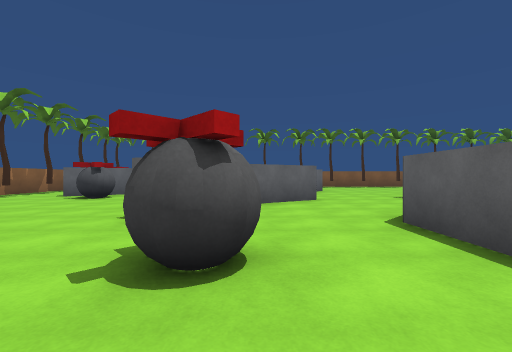
View 1 (above)

24 first-person views from a walk through a Unity game level. The camera is 1.3 m above the floor, looks level and sees 90° across. The floor is counted in squares, 2 m on a side. Each view is taken from the middle of a square. On the plan, view 1 faces up. The plan holds only what a view shows up to about 9 squares ahead; the rest is blank. The player character is not drawn.

View 2
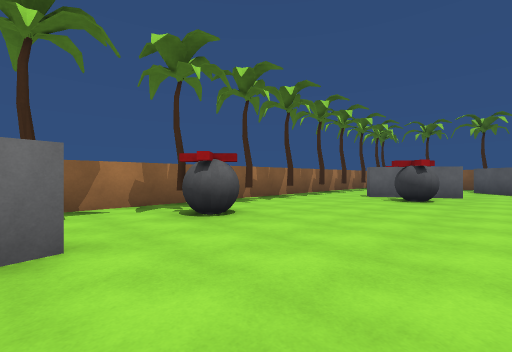

View 3
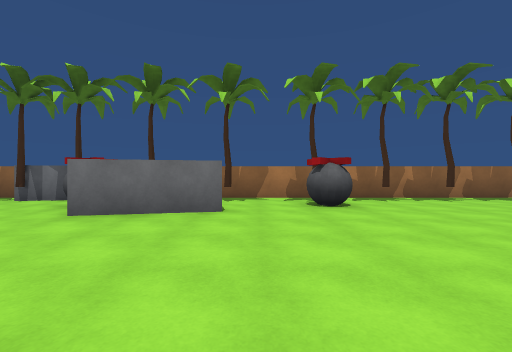

View 4
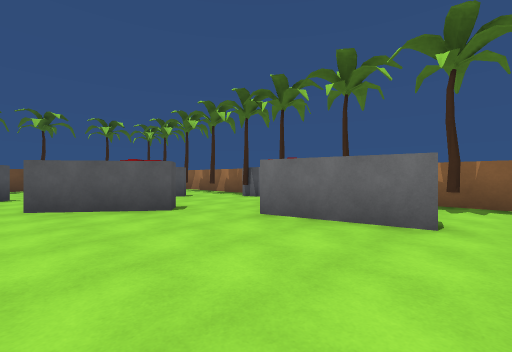

View 5
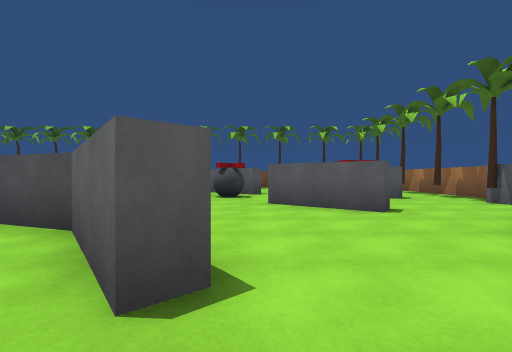

View 6
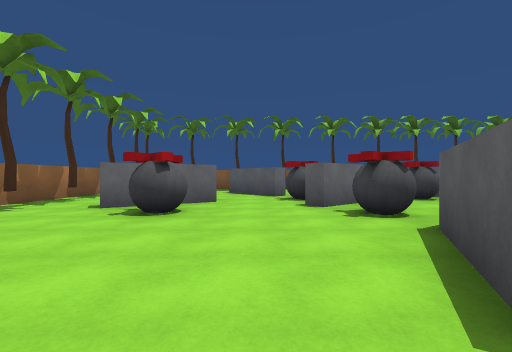

View 7
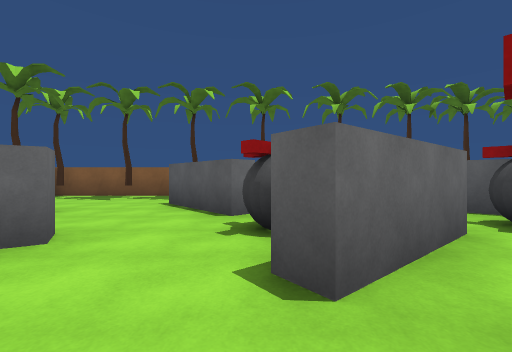

View 8
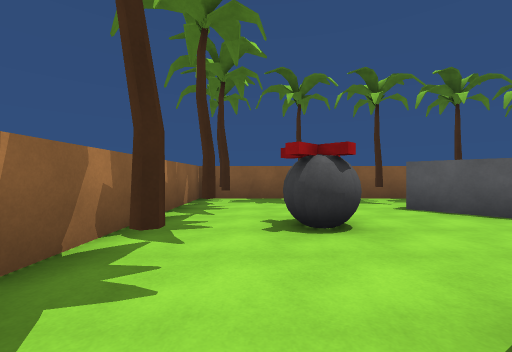

View 9
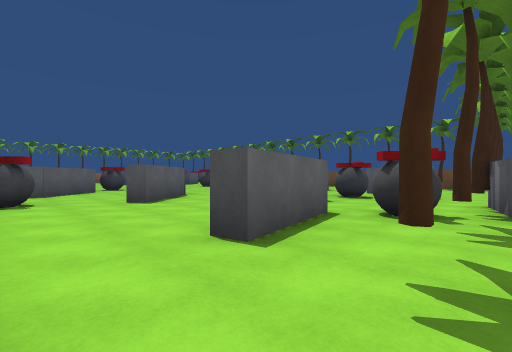

View 10
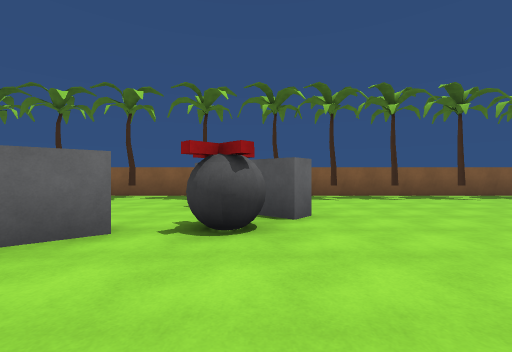

View 11
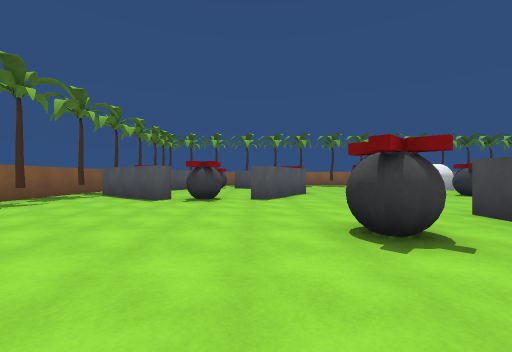

View 12
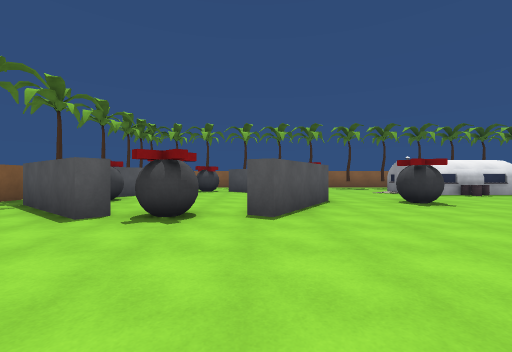

View 13
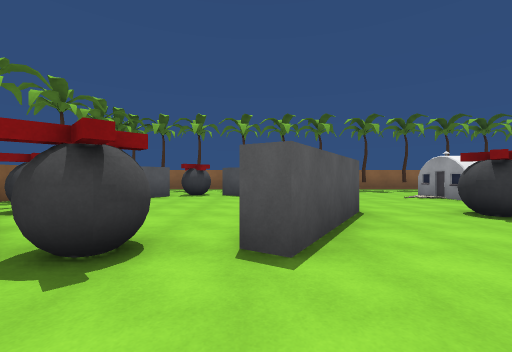

View 14
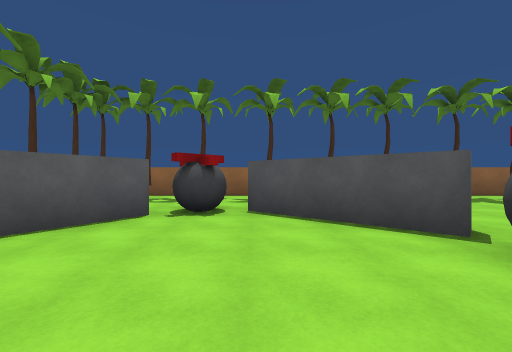

View 15
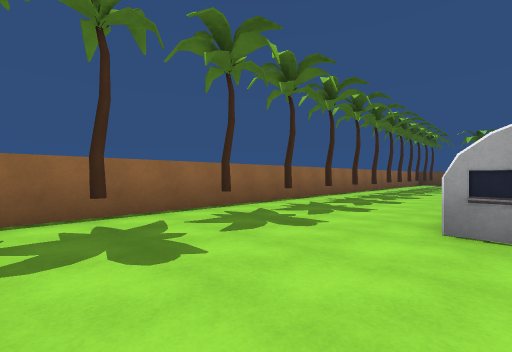

View 16
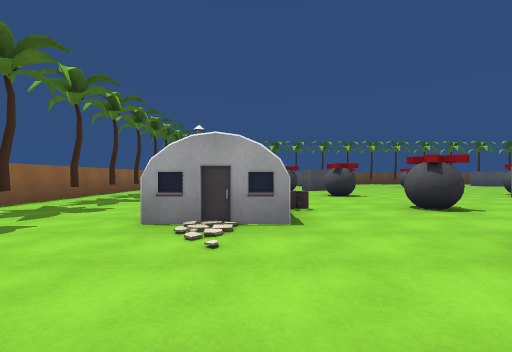

View 17
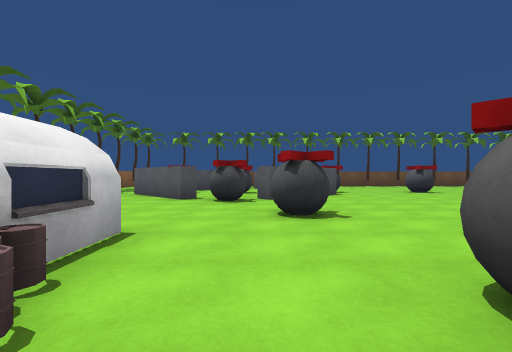

View 18
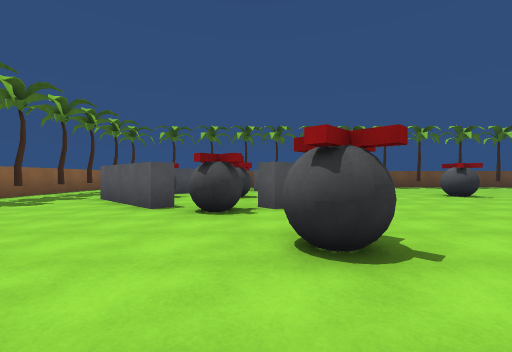

View 19
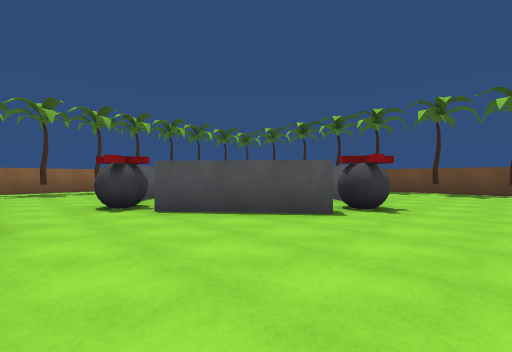

View 20
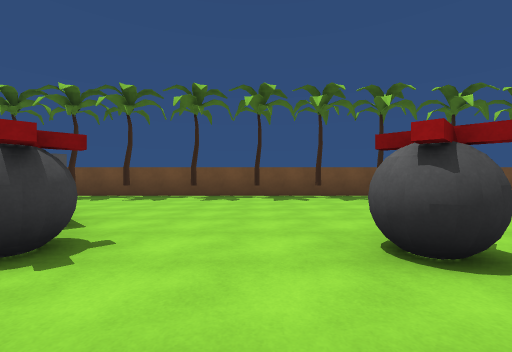

View 21
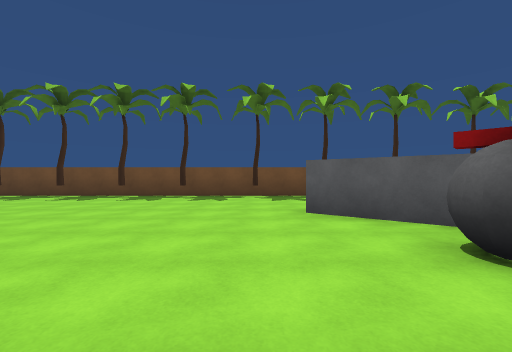

View 22
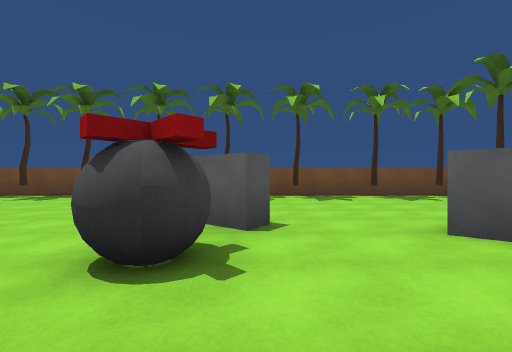

View 23
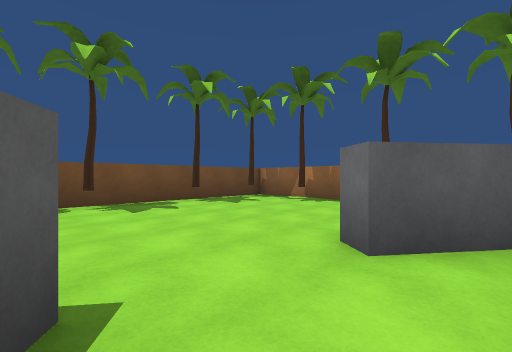

View 24
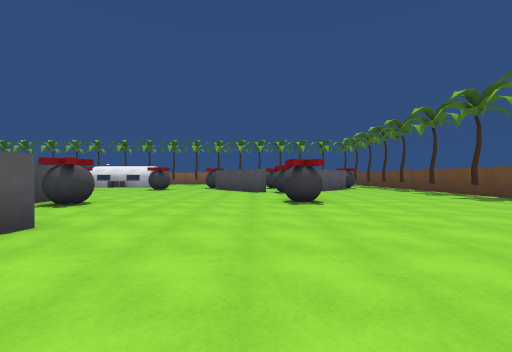

### Floor plan
Key: @ floor where view 1 was taken; # wall or solid block; . floor; T tree; B building; O other object.
Columns run from 9 left of view 1 to 20 right of it. Each row starts with its distance up from view 1.
 16 ##########   ########
 15 #T.T.T.T..T TT.T.T.T.T.#   TT
 14 #.........   .......#.##     #
 13 #T...## ..  .......##O.##  .T#
 12 #.....# .. ##.....##....#...T#
 11 #T.O.... ...#.....O......O...#
 10 #......O #.O......O......#..T#
  9 #T.###.###.........#....##
  8 #T..O...O.....O....###O##   T
  7 #.......O.#...O.......O......#
  6 #T......###.. ..............T#
  5 #.......#....  #....O........#
  4 #T......#...     .......B...T#
  3 #TO........#      .....BB....#
  2 #.......OO.#      .OO.BB ...T#
  1 #..........##    ......B ....#
  0 #T.#.....@..####.......B ...T#
 -1  ..##...##.  .......O... ...T#
 -2  T..#....## ..O..............#
 -3   O......  #................T
 -4  T...##.. ...........#O##..
 -5  T....#.............##..##..T
 -6 #....O.............##....#..T
 -7 #T.##...O.....OO..O. .O.O ...#
 -8 #...#..##..........#       .T#
 -9 #T......##.........##
-10 #....... ...........
-11 #T...... ............
-12 #....... .............
-13 #T.T..T.T.T.T.T.T.T.T.TT
-14 #######################

Positions as (right, up) in squares from view 1, and headings:
1: (0, 0), facing up
2: (-3, 0), facing up-left
3: (-1, 1), facing left
4: (-2, 1), facing down-left
5: (-2, 1), facing down
6: (-3, 3), facing up
7: (-2, 7), facing up
8: (-7, 8), facing up
9: (-8, 2), facing down-right
10: (2, 7), facing up
11: (2, 9), facing right
12: (5, 9), facing right
13: (7, 9), facing right
14: (11, 10), facing right
15: (15, 7), facing down-right
16: (14, 7), facing down
17: (12, 3), facing down
18: (12, 1), facing down
19: (7, -2), facing down-right
20: (7, -5), facing down
21: (1, -5), facing down
22: (-2, -5), facing down
23: (-2, -7), facing down-left
24: (-1, -6), facing right
